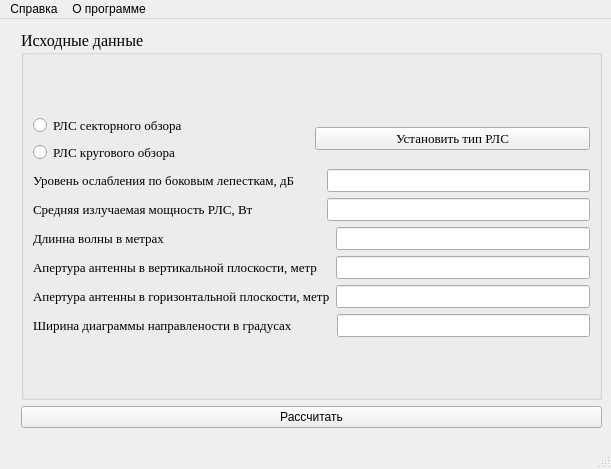
<?xml version="1.0" encoding="UTF-8"?>
<ui version="4.0">
 <class>MainWindow</class>
 <widget class="QMainWindow" name="MainWindow">
  <property name="geometry">
   <rect>
    <x>0</x>
    <y>0</y>
    <width>611</width>
    <height>469</height>
   </rect>
  </property>
  <property name="windowTitle">
   <string>MainWindow</string>
  </property>
  <widget class="QWidget" name="centralwidget">
   <widget class="QGroupBox" name="groupBox_2">
    <property name="geometry">
     <rect>
      <x>630</x>
      <y>130</y>
      <width>581</width>
      <height>271</height>
     </rect>
    </property>
    <property name="font">
     <font>
      <family>Times New Roman</family>
      <pointsize>12</pointsize>
     </font>
    </property>
    <property name="title">
     <string>Рассчетные данные</string>
    </property>
    <widget class="QWidget" name="layoutWidget">
     <property name="geometry">
      <rect>
       <x>11</x>
       <y>33</y>
       <width>440</width>
       <height>216</height>
      </rect>
     </property>
     <layout class="QVBoxLayout" name="verticalLayout_18">
      <item>
       <layout class="QVBoxLayout" name="verticalLayout_15">
        <item>
         <layout class="QVBoxLayout" name="verticalLayout_13">
          <item>
           <layout class="QHBoxLayout" name="horizontalLayout_8">
            <item>
             <layout class="QVBoxLayout" name="verticalLayout_11">
              <item>
               <widget class="QLabel" name="label_9">
                <property name="font">
                 <font>
                  <family>Times New Roman</family>
                  <pointsize>10</pointsize>
                 </font>
                </property>
                <property name="text">
                 <string>Удаление граници дальней волновой зоны                     </string>
                </property>
               </widget>
              </item>
              <item>
               <widget class="QLabel" name="label_10">
                <property name="font">
                 <font>
                  <family>Times New Roman</family>
                  <pointsize>10</pointsize>
                 </font>
                </property>
                <property name="text">
                 <string> от энергетического центра антенны, метры</string>
                </property>
               </widget>
              </item>
             </layout>
            </item>
            <item>
             <widget class="QLabel" name="label_udalenie">
              <property name="toolTip">
               <string>&lt;html&gt;&lt;head/&gt;&lt;body&gt;&lt;p align=&quot;right&quot;&gt;&lt;br/&gt;Nan&lt;/p&gt;&lt;/body&gt;&lt;/html&gt;</string>
              </property>
              <property name="styleSheet">
               <string notr="true">QLabel {
  qproperty-alignment: 'AlignVCenter | AlignRight';
  border: 1px solid gray;
}
</string>
              </property>
              <property name="text">
               <string>&lt;html&gt;&lt;head/&gt;&lt;body&gt;&lt;p align=&quot;right&quot;&gt;Nan&lt;/p&gt;&lt;/body&gt;&lt;/html&gt;</string>
              </property>
             </widget>
            </item>
           </layout>
          </item>
          <item>
           <layout class="QHBoxLayout" name="horizontalLayout_9">
            <item>
             <layout class="QVBoxLayout" name="verticalLayout_12">
              <item>
               <widget class="QLabel" name="label_12">
                <property name="font">
                 <font>
                  <pointsize>10</pointsize>
                 </font>
                </property>
                <property name="text">
                 <string>Норма плотности потока энергии при длительном        </string>
                </property>
               </widget>
              </item>
              <item>
               <widget class="QLabel" name="label_13">
                <property name="font">
                 <font>
                  <pointsize>10</pointsize>
                 </font>
                </property>
                <property name="text">
                 <string> воздействии на человека оператора, мкВт/см^2</string>
                </property>
               </widget>
              </item>
             </layout>
            </item>
            <item>
             <widget class="QLabel" name="label_PPE">
              <property name="styleSheet">
               <string notr="true">QLabel {
  qproperty-alignment: 'AlignVCenter | AlignRight';
  border: 1px solid gray;
}
</string>
              </property>
              <property name="text">
               <string>&lt;html&gt;&lt;head/&gt;&lt;body&gt;&lt;p align=&quot;right&quot;&gt;Nan&lt;/p&gt;&lt;/body&gt;&lt;/html&gt;</string>
              </property>
             </widget>
            </item>
           </layout>
          </item>
         </layout>
        </item>
        <item>
         <layout class="QHBoxLayout" name="horizontalLayout_10">
          <item>
           <layout class="QVBoxLayout" name="verticalLayout_14">
            <item>
             <widget class="QLabel" name="label_15">
              <property name="font">
               <font>
                <pointsize>10</pointsize>
               </font>
              </property>
              <property name="text">
               <string>Расстояние от РЛС, на котором соблюдаеться норма </string>
              </property>
             </widget>
            </item>
            <item>
             <widget class="QLabel" name="label_16">
              <property name="font">
               <font>
                <family>Times New Roman</family>
                <pointsize>10</pointsize>
               </font>
              </property>
              <property name="text">
               <string>по боковым лепесткам ДН, метр</string>
              </property>
             </widget>
            </item>
           </layout>
          </item>
          <item>
           <widget class="QLabel" name="label_Long">
            <property name="font">
             <font>
              <family>Times New Roman</family>
              <pointsize>10</pointsize>
             </font>
            </property>
            <property name="styleSheet">
             <string notr="true">QLabel {
  qproperty-alignment: 'AlignVCenter | AlignRight';
  border: 1px solid gray;
}
</string>
            </property>
            <property name="text">
             <string>&lt;html&gt;&lt;head/&gt;&lt;body&gt;&lt;p align=&quot;right&quot;&gt;&lt;span style=&quot; font-size:12pt;&quot;&gt;Nan&lt;/span&gt;&lt;/p&gt;&lt;/body&gt;&lt;/html&gt;</string>
            </property>
           </widget>
          </item>
         </layout>
        </item>
       </layout>
      </item>
      <item>
       <layout class="QHBoxLayout" name="horizontalLayout_11">
        <item>
         <layout class="QVBoxLayout" name="verticalLayout_17">
          <item>
           <widget class="QLabel" name="label_11">
            <property name="font">
             <font>
              <pointsize>10</pointsize>
             </font>
            </property>
            <property name="text">
             <string>Расстояние от РЛС, на котором соблюдаеться норма </string>
            </property>
           </widget>
          </item>
          <item>
           <widget class="QLabel" name="label_14">
            <property name="font">
             <font>
              <pointsize>10</pointsize>
             </font>
            </property>
            <property name="text">
             <string>в максимуме ДН, метр</string>
            </property>
           </widget>
          </item>
         </layout>
        </item>
        <item>
         <widget class="QLabel" name="label_LongMax">
          <property name="font">
           <font>
            <family>Times New Roman</family>
            <pointsize>12</pointsize>
           </font>
          </property>
          <property name="styleSheet">
           <string notr="true">QLabel {
  qproperty-alignment: 'AlignVCenter | AlignRight';
  border: 1px solid gray;
}</string>
          </property>
          <property name="text">
           <string>&lt;html&gt;&lt;head/&gt;&lt;body&gt;&lt;p align=&quot;right&quot;&gt;Nan&lt;/p&gt;&lt;/body&gt;&lt;/html&gt;</string>
          </property>
         </widget>
        </item>
       </layout>
      </item>
     </layout>
    </widget>
   </widget>
   <widget class="QWidget" name="layoutWidget">
    <property name="geometry">
     <rect>
      <x>0</x>
      <y>0</y>
      <width>2</width>
      <height>2</height>
     </rect>
    </property>
    <layout class="QVBoxLayout" name="verticalLayout_9"/>
   </widget>
   <widget class="QWidget" name="layoutWidget">
    <property name="geometry">
     <rect>
      <x>21</x>
      <y>11</y>
      <width>581</width>
      <height>398</height>
     </rect>
    </property>
    <layout class="QVBoxLayout" name="verticalLayout_16">
     <item>
      <widget class="QGroupBox" name="groupBox">
       <property name="font">
        <font>
         <family>Times New Roman</family>
         <pointsize>12</pointsize>
        </font>
       </property>
       <property name="title">
        <string>Исходные данные</string>
       </property>
       <layout class="QVBoxLayout" name="verticalLayout_10">
        <item>
         <layout class="QVBoxLayout" name="verticalLayout_8">
          <item>
           <layout class="QHBoxLayout" name="horizontalLayout_12">
            <item>
             <layout class="QVBoxLayout" name="verticalLayout_7">
              <item>
               <widget class="QRadioButton" name="Secktor">
                <property name="font">
                 <font>
                  <family>Times New Roman</family>
                  <pointsize>10</pointsize>
                 </font>
                </property>
                <property name="text">
                 <string>РЛС секторного обзора</string>
                </property>
               </widget>
              </item>
              <item>
               <widget class="QRadioButton" name="Krug">
                <property name="font">
                 <font>
                  <family>Times New Roman</family>
                  <pointsize>10</pointsize>
                 </font>
                </property>
                <property name="text">
                 <string>РЛС кругового обзора</string>
                </property>
               </widget>
              </item>
             </layout>
            </item>
            <item>
             <widget class="QPushButton" name="pushButton_typeRLS">
              <property name="font">
               <font>
                <pointsize>10</pointsize>
               </font>
              </property>
              <property name="text">
               <string>Установить тип РЛС</string>
              </property>
             </widget>
            </item>
           </layout>
          </item>
          <item>
           <layout class="QVBoxLayout" name="verticalLayout_6">
            <item>
             <layout class="QVBoxLayout" name="verticalLayout_3">
              <item>
               <layout class="QVBoxLayout" name="verticalLayout_2">
                <item>
                 <layout class="QVBoxLayout" name="verticalLayout">
                  <item>
                   <layout class="QHBoxLayout" name="horizontalLayout">
                    <item>
                     <widget class="QLabel" name="label_2">
                      <property name="font">
                       <font>
                        <family>Times New Roman</family>
                        <pointsize>10</pointsize>
                       </font>
                      </property>
                      <property name="text">
                       <string>Уровень ослабления по боковым лепесткам, дБ        </string>
                      </property>
                     </widget>
                    </item>
                    <item>
                     <widget class="QLineEdit" name="lineEdit">
                      <property name="font">
                       <font>
                        <family>Times New Roman</family>
                        <pointsize>10</pointsize>
                       </font>
                      </property>
                     </widget>
                    </item>
                   </layout>
                  </item>
                  <item>
                   <layout class="QHBoxLayout" name="horizontalLayout_2">
                    <item>
                     <widget class="QLabel" name="label">
                      <property name="font">
                       <font>
                        <family>Times New Roman</family>
                        <pointsize>10</pointsize>
                       </font>
                      </property>
                      <property name="text">
                       <string>Средняя излучаемая мощность РЛС, Вт                     </string>
                      </property>
                     </widget>
                    </item>
                    <item>
                     <widget class="QLineEdit" name="lineEdit_2">
                      <property name="font">
                       <font>
                        <family>Times New Roman</family>
                        <pointsize>10</pointsize>
                       </font>
                      </property>
                     </widget>
                    </item>
                   </layout>
                  </item>
                 </layout>
                </item>
                <item>
                 <layout class="QHBoxLayout" name="horizontalLayout_3">
                  <item>
                   <widget class="QLabel" name="label_3">
                    <property name="font">
                     <font>
                      <family>Times New Roman</family>
                      <pointsize>10</pointsize>
                     </font>
                    </property>
                    <property name="text">
                     <string>Длинна волны в метрах                                                   </string>
                    </property>
                   </widget>
                  </item>
                  <item>
                   <widget class="QLineEdit" name="lineEdit_3">
                    <property name="font">
                     <font>
                      <family>Times New Roman</family>
                      <pointsize>10</pointsize>
                     </font>
                    </property>
                   </widget>
                  </item>
                 </layout>
                </item>
               </layout>
              </item>
              <item>
               <layout class="QHBoxLayout" name="horizontalLayout_4">
                <item>
                 <widget class="QLabel" name="label_4">
                  <property name="font">
                   <font>
                    <family>Times New Roman</family>
                    <pointsize>10</pointsize>
                   </font>
                  </property>
                  <property name="text">
                   <string>Апертура антенны в вертикальной плоскости, метр    </string>
                  </property>
                 </widget>
                </item>
                <item>
                 <widget class="QLineEdit" name="lineEdit_4">
                  <property name="font">
                   <font>
                    <family>Times New Roman</family>
                    <pointsize>10</pointsize>
                   </font>
                  </property>
                 </widget>
                </item>
               </layout>
              </item>
              <item>
               <layout class="QHBoxLayout" name="horizontalLayout_5">
                <item>
                 <widget class="QLabel" name="label_5">
                  <property name="font">
                   <font>
                    <family>Times New Roman</family>
                    <pointsize>10</pointsize>
                   </font>
                  </property>
                  <property name="text">
                   <string>Апертура антенны в горизонтальной плоскости, метр</string>
                  </property>
                 </widget>
                </item>
                <item>
                 <widget class="QLineEdit" name="lineEdit_5">
                  <property name="font">
                   <font>
                    <family>Times New Roman</family>
                    <pointsize>10</pointsize>
                   </font>
                  </property>
                 </widget>
                </item>
               </layout>
              </item>
             </layout>
            </item>
            <item>
             <layout class="QVBoxLayout" name="verticalLayout_5">
              <item>
               <layout class="QHBoxLayout" name="horizontalLayout_6">
                <item>
                 <widget class="QLabel" name="label_6">
                  <property name="font">
                   <font>
                    <family>Times New Roman</family>
                    <pointsize>10</pointsize>
                   </font>
                  </property>
                  <property name="text">
                   <string>Ширина диаграммы направлености в градусах            </string>
                  </property>
                 </widget>
                </item>
                <item>
                 <widget class="QLineEdit" name="lineEdit_6">
                  <property name="font">
                   <font>
                    <family>Times New Roman</family>
                    <pointsize>10</pointsize>
                   </font>
                  </property>
                 </widget>
                </item>
               </layout>
              </item>
              <item>
               <layout class="QHBoxLayout" name="horizontalLayout_7">
                <item>
                 <layout class="QVBoxLayout" name="verticalLayout_4"/>
                </item>
               </layout>
              </item>
             </layout>
            </item>
           </layout>
          </item>
         </layout>
        </item>
       </layout>
      </widget>
     </item>
     <item>
      <widget class="QPushButton" name="pushButton">
       <property name="text">
        <string>Рассчитать</string>
       </property>
      </widget>
     </item>
    </layout>
   </widget>
  </widget>
  <widget class="QMenuBar" name="menubar">
   <property name="geometry">
    <rect>
     <x>0</x>
     <y>0</y>
     <width>611</width>
     <height>26</height>
    </rect>
   </property>
   <widget class="QMenu" name="menu_2">
    <property name="title">
     <string>Справка</string>
    </property>
    <addaction name="Dannie"/>
    <addaction name="Metodika"/>
   </widget>
   <widget class="QMenu" name="menu_3">
    <property name="title">
     <string>О программе</string>
    </property>
    <addaction name="AboutMe"/>
    <addaction name="AboutQT"/>
   </widget>
   <addaction name="menu_2"/>
   <addaction name="menu_3"/>
  </widget>
  <widget class="QStatusBar" name="statusbar"/>
  <action name="NewFile">
   <property name="text">
    <string>Создать новый</string>
   </property>
  </action>
  <action name="OpenFile">
   <property name="text">
    <string>Открыть</string>
   </property>
  </action>
  <action name="SaveAss">
   <property name="text">
    <string>Сохранить</string>
   </property>
  </action>
  <action name="Save">
   <property name="text">
    <string>Сохранить как</string>
   </property>
  </action>
  <action name="Dannie">
   <property name="text">
    <string>Исходные данные</string>
   </property>
  </action>
  <action name="Metodika">
   <property name="text">
    <string>Методика расчета</string>
   </property>
  </action>
  <action name="AboutMe">
   <property name="text">
    <string>Создатель</string>
   </property>
  </action>
  <action name="AboutQT">
   <property name="text">
    <string>О QT5</string>
   </property>
  </action>
 </widget>
 <resources/>
 <connections/>
</ui>
